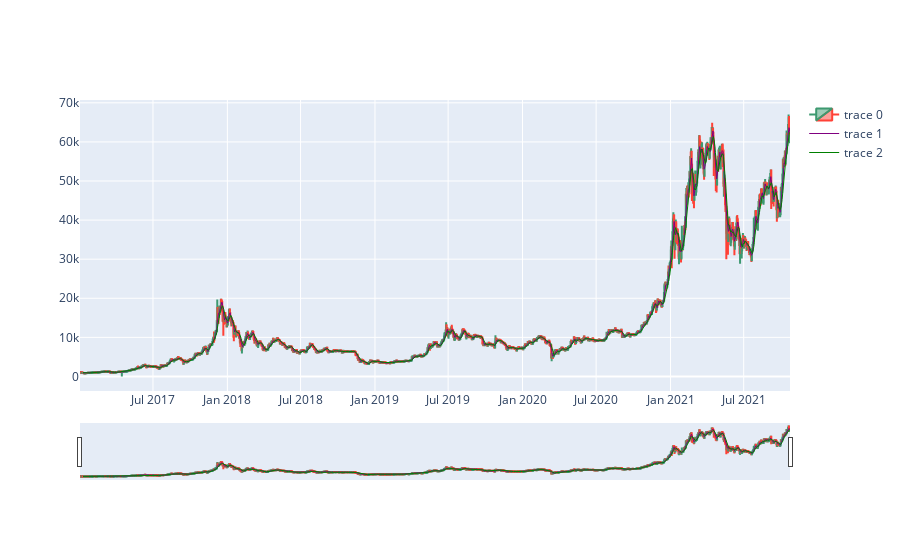

Notebook code for this chart:
### Code cell
""" plotting the candlestick data with the entry and exit points """
                             
fig = go.Figure(data=[go.Candlestick(x = btc_hist_data.index,
                                    open = btc_hist_data['open'],
                                    high = btc_hist_data['high'],
                                    low = btc_hist_data['low'],
                                    close = btc_hist_data['close'],
                                    ),
                     go.Scatter(x=signals_df.index, y=signals_df['SMA_Fast'], line=dict(color='purple', width=1)),
                     go.Scatter(x=signals_df.index, y=signals_df['SMA_Slow'], line=dict(color='green', width=1))])
                     


fig.show()

### Figure 1 — Plotly figure (JSON) as saved in the notebook; plotly's stock layout.template omitted (floating-point values rounded to 4 significant figures; data arrays with more than 128 entries replaced by an {"elided": "..."} marker saying what was removed)
{"data": [{"close": {"elided": "1756 float values"}, "high": {"elided": "1756 float values"}, "low": {"elided": "1756 float values"}, "open": {"elided": "1756 float values"}, "type": "candlestick", "x": {"elided": "1756 str values"}}, {"line": {"color": "purple", "width": 1}, "type": "scatter", "x": {"elided": "1749 str values"}, "y": {"elided": "1749 float values"}}, {"line": {"color": "green", "width": 1}, "type": "scatter", "x": {"elided": "1749 str values"}, "y": {"elided": "1749 float values"}}], "layout": {}}
